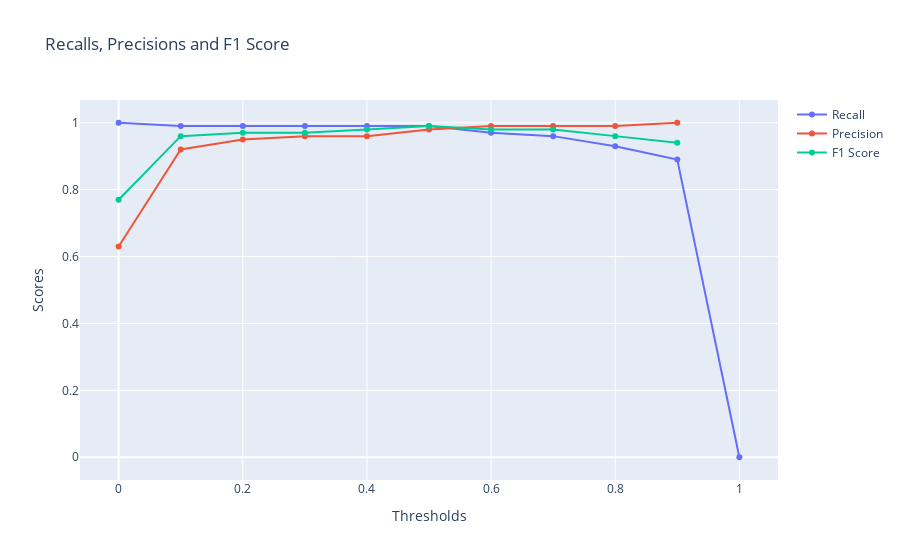

Notebook code for this chart:
### Code cell
# Import the graph_objects module from the Plotly library
import plotly.graph_objects as go

# Create a new figure for plotting
fig = go.Figure()

# Round the values in the df_confusion_metrix DataFrame to two decimal places
df_confusion_matrix_graph = df_confusion_matrix.round(2)

fig.add_trace(go.Scatter(x=df_confusion_matrix_graph['Thresholds'], y=df_confusion_matrix_graph['recall'], mode='lines+markers', name='Recall'))
fig.add_trace(go.Scatter(x=df_confusion_matrix_graph['Thresholds'], y=df_confusion_matrix_graph['precision'], mode='lines+markers', name='Precision'))
fig.add_trace(go.Scatter(x=df_confusion_matrix_graph['Thresholds'], y=df_confusion_matrix_graph['f1_score'], mode='lines+markers', name='F1 Score'))
fig.update_layout(title='Recalls, Precisions and F1 Score', xaxis_title='Thresholds', yaxis_title='Scores')

# Display the figure
fig.show()

### Figure 1 — Plotly figure (JSON) as saved in the notebook; plotly's stock layout.template omitted (floating-point values rounded to 4 significant figures)
{"data": [{"mode": "lines+markers", "name": "Recall", "type": "scatter", "x": [0, 0.1, 0.2, 0.3, 0.4, 0.5, 0.6, 0.7, 0.8, 0.9, 1], "y": [1, 0.99, 0.99, 0.99, 0.99, 0.99, 0.97, 0.96, 0.93, 0.89, 0]}, {"mode": "lines+markers", "name": "Precision", "type": "scatter", "x": [0, 0.1, 0.2, 0.3, 0.4, 0.5, 0.6, 0.7, 0.8, 0.9, 1], "y": [0.63, 0.92, 0.95, 0.96, 0.96, 0.98, 0.99, 0.99, 0.99, 1, null]}, {"mode": "lines+markers", "name": "F1 Score", "type": "scatter", "x": [0, 0.1, 0.2, 0.3, 0.4, 0.5, 0.6, 0.7, 0.8, 0.9, 1], "y": [0.77, 0.96, 0.97, 0.97, 0.98, 0.99, 0.98, 0.98, 0.96, 0.94, null]}], "layout": {"title": {"text": "Recalls, Precisions and F1 Score"}, "xaxis": {"title": {"text": "Thresholds"}}, "yaxis": {"title": {"text": "Scores"}}}}
